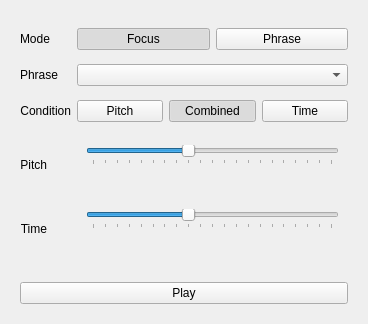
<?xml version="1.0" encoding="UTF-8"?>
<ui version="4.0">
 <class>Form</class>
 <widget class="QWidget" name="Form">
  <property name="geometry">
   <rect>
    <x>0</x>
    <y>0</y>
    <width>368</width>
    <height>324</height>
   </rect>
  </property>
  <property name="windowTitle">
   <string>MBOPP</string>
  </property>
  <layout class="QVBoxLayout" name="verticalLayout">
   <item>
    <widget class="QWidget" name="widget_2" native="true">
     <layout class="QFormLayout" name="formLayout_2">
      <item row="2" column="0">
       <widget class="QLabel" name="label">
        <property name="sizePolicy">
         <sizepolicy hsizetype="MinimumExpanding" vsizetype="MinimumExpanding">
          <horstretch>0</horstretch>
          <verstretch>0</verstretch>
         </sizepolicy>
        </property>
        <property name="text">
         <string>Phrase</string>
        </property>
        <property name="alignment">
         <set>Qt::AlignRight|Qt::AlignTrailing|Qt::AlignVCenter</set>
        </property>
       </widget>
      </item>
      <item row="2" column="1">
       <widget class="QComboBox" name="phraseSelector">
        <property name="sizePolicy">
         <sizepolicy hsizetype="MinimumExpanding" vsizetype="Fixed">
          <horstretch>0</horstretch>
          <verstretch>0</verstretch>
         </sizepolicy>
        </property>
       </widget>
      </item>
      <item row="4" column="0">
       <widget class="QLabel" name="label_2">
        <property name="sizePolicy">
         <sizepolicy hsizetype="MinimumExpanding" vsizetype="MinimumExpanding">
          <horstretch>0</horstretch>
          <verstretch>0</verstretch>
         </sizepolicy>
        </property>
        <property name="text">
         <string>Pitch</string>
        </property>
        <property name="alignment">
         <set>Qt::AlignRight|Qt::AlignTrailing|Qt::AlignVCenter</set>
        </property>
       </widget>
      </item>
      <item row="4" column="1">
       <widget class="QWidget" name="widget_3" native="true">
        <layout class="QVBoxLayout" name="verticalLayout_2">
         <item>
          <widget class="QSlider" name="pitchSlider">
           <property name="maximum">
            <number>100</number>
           </property>
           <property name="singleStep">
            <number>5</number>
           </property>
           <property name="value">
            <number>40</number>
           </property>
           <property name="orientation">
            <enum>Qt::Horizontal</enum>
           </property>
           <property name="invertedAppearance">
            <bool>false</bool>
           </property>
           <property name="tickPosition">
            <enum>QSlider::TicksBelow</enum>
           </property>
           <property name="tickInterval">
            <number>5</number>
           </property>
          </widget>
         </item>
         <item>
          <widget class="QLabel" name="pitchValueLabel">
           <property name="sizePolicy">
            <sizepolicy hsizetype="MinimumExpanding" vsizetype="Preferred">
             <horstretch>0</horstretch>
             <verstretch>0</verstretch>
            </sizepolicy>
           </property>
           <property name="text">
            <string/>
           </property>
           <property name="alignment">
            <set>Qt::AlignCenter</set>
           </property>
          </widget>
         </item>
        </layout>
       </widget>
      </item>
      <item row="5" column="0">
       <widget class="QLabel" name="label_3">
        <property name="sizePolicy">
         <sizepolicy hsizetype="MinimumExpanding" vsizetype="MinimumExpanding">
          <horstretch>0</horstretch>
          <verstretch>0</verstretch>
         </sizepolicy>
        </property>
        <property name="text">
         <string>Time</string>
        </property>
        <property name="alignment">
         <set>Qt::AlignRight|Qt::AlignTrailing|Qt::AlignVCenter</set>
        </property>
       </widget>
      </item>
      <item row="5" column="1">
       <widget class="QWidget" name="widget_4" native="true">
        <layout class="QVBoxLayout" name="verticalLayout_3">
         <item>
          <widget class="QSlider" name="timeSlider">
           <property name="maximum">
            <number>100</number>
           </property>
           <property name="singleStep">
            <number>5</number>
           </property>
           <property name="value">
            <number>40</number>
           </property>
           <property name="orientation">
            <enum>Qt::Horizontal</enum>
           </property>
           <property name="tickPosition">
            <enum>QSlider::TicksBelow</enum>
           </property>
           <property name="tickInterval">
            <number>5</number>
           </property>
          </widget>
         </item>
         <item>
          <widget class="QLabel" name="timeValueLabel">
           <property name="sizePolicy">
            <sizepolicy hsizetype="MinimumExpanding" vsizetype="Preferred">
             <horstretch>0</horstretch>
             <verstretch>0</verstretch>
            </sizepolicy>
           </property>
           <property name="text">
            <string/>
           </property>
           <property name="alignment">
            <set>Qt::AlignCenter</set>
           </property>
          </widget>
         </item>
        </layout>
       </widget>
      </item>
      <item row="0" column="1">
       <widget class="QWidget" name="widget_5" native="true">
        <property name="sizePolicy">
         <sizepolicy hsizetype="MinimumExpanding" vsizetype="Preferred">
          <horstretch>0</horstretch>
          <verstretch>0</verstretch>
         </sizepolicy>
        </property>
        <layout class="QHBoxLayout" name="horizontalLayout">
         <property name="leftMargin">
          <number>0</number>
         </property>
         <property name="topMargin">
          <number>0</number>
         </property>
         <property name="rightMargin">
          <number>0</number>
         </property>
         <property name="bottomMargin">
          <number>0</number>
         </property>
         <item>
          <widget class="QPushButton" name="focusButton">
           <property name="text">
            <string>Focus</string>
           </property>
           <property name="checkable">
            <bool>true</bool>
           </property>
           <property name="checked">
            <bool>true</bool>
           </property>
           <property name="autoExclusive">
            <bool>true</bool>
           </property>
          </widget>
         </item>
         <item>
          <widget class="QPushButton" name="phraseButton">
           <property name="text">
            <string>Phrase</string>
           </property>
           <property name="checkable">
            <bool>true</bool>
           </property>
           <property name="autoExclusive">
            <bool>true</bool>
           </property>
          </widget>
         </item>
        </layout>
       </widget>
      </item>
      <item row="3" column="1">
       <widget class="QWidget" name="widget" native="true">
        <property name="sizePolicy">
         <sizepolicy hsizetype="MinimumExpanding" vsizetype="Preferred">
          <horstretch>0</horstretch>
          <verstretch>0</verstretch>
         </sizepolicy>
        </property>
        <layout class="QHBoxLayout" name="horizontalLayout_2">
         <property name="leftMargin">
          <number>0</number>
         </property>
         <property name="topMargin">
          <number>0</number>
         </property>
         <property name="rightMargin">
          <number>0</number>
         </property>
         <property name="bottomMargin">
          <number>0</number>
         </property>
         <item>
          <widget class="QPushButton" name="pitchButton">
           <property name="text">
            <string>Pitch</string>
           </property>
           <property name="checkable">
            <bool>true</bool>
           </property>
           <property name="autoExclusive">
            <bool>true</bool>
           </property>
          </widget>
         </item>
         <item>
          <widget class="QPushButton" name="pitchAndTimeButton">
           <property name="text">
            <string>Combined</string>
           </property>
           <property name="checkable">
            <bool>true</bool>
           </property>
           <property name="checked">
            <bool>true</bool>
           </property>
           <property name="autoExclusive">
            <bool>true</bool>
           </property>
          </widget>
         </item>
         <item>
          <widget class="QPushButton" name="timeButton">
           <property name="text">
            <string>Time</string>
           </property>
           <property name="checkable">
            <bool>true</bool>
           </property>
           <property name="autoExclusive">
            <bool>true</bool>
           </property>
          </widget>
         </item>
        </layout>
       </widget>
      </item>
      <item row="3" column="0">
       <widget class="QLabel" name="label_4">
        <property name="sizePolicy">
         <sizepolicy hsizetype="MinimumExpanding" vsizetype="MinimumExpanding">
          <horstretch>0</horstretch>
          <verstretch>0</verstretch>
         </sizepolicy>
        </property>
        <property name="text">
         <string>Condition</string>
        </property>
        <property name="alignment">
         <set>Qt::AlignRight|Qt::AlignTrailing|Qt::AlignVCenter</set>
        </property>
       </widget>
      </item>
      <item row="0" column="0">
       <widget class="QLabel" name="label_5">
        <property name="sizePolicy">
         <sizepolicy hsizetype="MinimumExpanding" vsizetype="MinimumExpanding">
          <horstretch>0</horstretch>
          <verstretch>0</verstretch>
         </sizepolicy>
        </property>
        <property name="text">
         <string>Mode</string>
        </property>
        <property name="alignment">
         <set>Qt::AlignRight|Qt::AlignTrailing|Qt::AlignVCenter</set>
        </property>
       </widget>
      </item>
     </layout>
    </widget>
   </item>
   <item>
    <widget class="QWidget" name="widget_6" native="true">
     <layout class="QHBoxLayout" name="horizontalLayout_3">
      <item>
       <widget class="QPushButton" name="playButton">
        <property name="text">
         <string>Play</string>
        </property>
       </widget>
      </item>
     </layout>
    </widget>
   </item>
  </layout>
 </widget>
 <resources/>
 <connections>
  <connection>
   <sender>pitchSlider</sender>
   <signal>valueChanged(int)</signal>
   <receiver>pitchValueLabel</receiver>
   <slot>setNum(int)</slot>
   <hints>
    <hint type="sourcelabel">
     <x>152</x>
     <y>159</y>
    </hint>
    <hint type="destinationlabel">
     <x>152</x>
     <y>184</y>
    </hint>
   </hints>
  </connection>
  <connection>
   <sender>timeSlider</sender>
   <signal>valueChanged(int)</signal>
   <receiver>timeValueLabel</receiver>
   <slot>setNum(int)</slot>
   <hints>
    <hint type="sourcelabel">
     <x>152</x>
     <y>221</y>
    </hint>
    <hint type="destinationlabel">
     <x>152</x>
     <y>246</y>
    </hint>
   </hints>
  </connection>
 </connections>
</ui>
